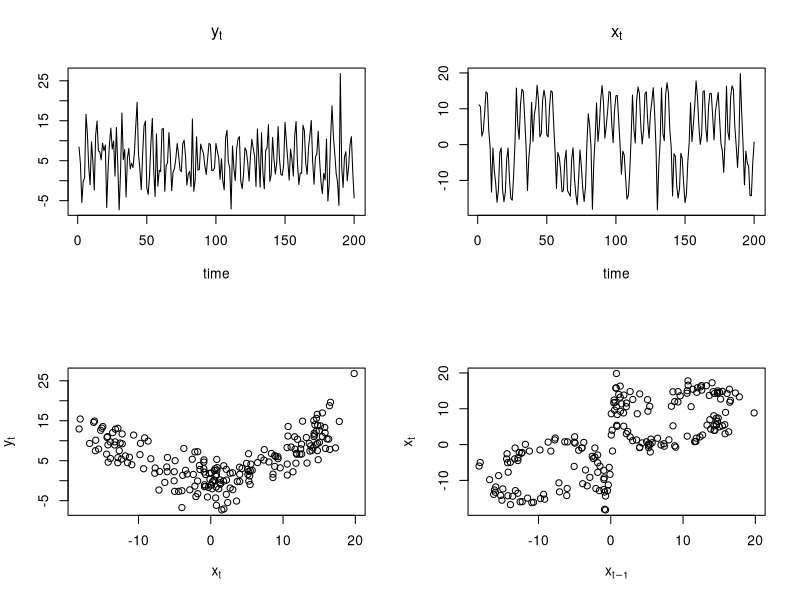

Source code (R): (Note: this script raises an error after producing the figure.)
#################################################################################################
#
#  NON-LINEAR NORMAL DYNAMIC MODEL 
#
#  AUXILIARY PARTICLE FILTER + PARAMETER LEARNING 
#
#################################################################################################
#
# Author : Hedibert Freitas Lopes
#          The University of Chicago Booth School of Business
#          5807 South Woodlawn Avenue
#          Chicago, Illinois, 60637
#          Email : hlopes@Chicagobooth.edu
#
#################################################################################################
G          = function(arg){c(arg[1],arg[1]/(1+arg[1]^2),cos(1.2*arg[2]))}
pri        = function(x,x0,sV0){dnorm(x,x0,sV0)}
likelihood = function(y,x,sig){dnorm(y,x^2/20,sig)}
rlike      = function(x,sig){rnorm(1,x^2/20,sig)}
post       = function(y,x,x0,V0){pri(x,x0,sV0)*likelihood(y,x)}
quant025   = function(x){quantile(x,0.025)}
quant975   = function(x){quantile(x,0.975)}

# Simulating the data
set.seed(12345)
n         = 200
sig2      = 10
tau2      = 1
sig       = sqrt(sig2)
tau       = sqrt(tau2)
beta      = c(0.5,25,8)
pars.true = c(beta,sig2,tau2)
y         = rep(0,n)
x         = rep(0,n)
x0        = 0.1
zero      = 0.0
g         = G(c(x0,zero))
x[1]      = rnorm(1,sum(g*beta),tau)
y[1]      = rlike(x[1],sig)
for (t in 2:n){
  g        = G(c(x[t-1],t-1))
  x[t] = rnorm(1,sum(g*beta),tau)
  y[t]     = rlike(x[t],sig)
}

pdf(file="nonlinear-data.pdf",width=10,height=7)
par(mfrow=c(2,2))
ts.plot(y,xlab="time",ylab="",main=expression(y[t]))
ts.plot(x,xlab="time",ylab="",main=expression(x[t]))
plot(x,y,xlab=expression(x[t]),ylab=expression(y[t]))
plot(x[1:(n-1)],x[2:n],xlab=expression(x[t-1]),ylab=expression(x[t]))
dev.off()

# Prior hyperparameters
# ---------------------
a0  = 3
A0  = 20
b0  = 3
B0  = 2
c0  = c(0.5,25,8)
C0  = c(0.1,16,2)
m0  = 0
V0  = 5

# Liu and West filter
# -------------------
set.seed(8642)
N       = 10000
delta   = 0.99
h2      = 1-((3*delta-1)/(2*delta))^2
a       = sqrt(1-h2)
pars    = cbind(rnorm(N,c0[1],sqrt(C0[1])),rnorm(N,c0[2],sqrt(C0[2])),rnorm(N,c0[3],sqrt(C0[3])),
                log(1/rgamma(N,a0,A0)),log(1/rgamma(N,b0,B0)))
xs  = rnorm(N,m0,sqrt(V0))
ESS     = NULL
xss = NULL
parss   = array(0,c(N,5,n))
ws      = NULL
par(mfrow=c(1,1))
for (t in 1:n){
  m.phi         = apply(phi,2,mean)
  v.par         = var(phi)
  phi.prior     = a*phi+(1-a)*matrix(m.phi,N,5,byrow=T)
  X             = t(apply(cbind(theta,t-1),1,G))
  theta.prior   = apply(X*phi[,1:3],1,sum)
  p             = dnorm(y[t],0.05*theta.prior^2,exp(phi.prior[,4]/2))
  k             = sample(1:N,size=N,replace=T,prob=p)
  phi.post      = phi.prior[k,] + matrix(rnorm(5*N),N,5)%*%chol(h2*vpar)
  X             = t(apply(cbind(theta[k],t-1),1,G))
  theta.post    = rnorm(N,apply(X*phi.post[,1:3],1,sum),exp(phi.post[,5]/2))
  w             = dnorm(y[t],a*theta.post^2,exp(ms1[,4]/2))/likelihood(y[t],mus[k],exp(ms[k,4]/2))
  w      = w/sum(w)
  ind    = sample(1:N,size=N,replace=T,prob=w)
  xs = xt[ind]
  pars   = ms1[ind,]
  xss     = rbind(xss,xs)
  parss[,,t]  = pars
}

mx = apply(xss,1,mean)
lx = apply(xss,1,quant025)
ux = apply(xss,1,quant975)
mpars  = matrix(0,n,5)
lpars  = matrix(0,n,5)
upars  = matrix(0,n,5)
for (i in 1:3){
  mpars[,i] = apply(parss[,i,],2,mean)
  lpars[,i] = apply(parss[,i,],2,quant025)
  upars[,i] = apply(parss[,i,],2,quant975)
}
for (i in 4:5){
  mpars[,i] = apply(exp(parss[,i,]),2,mean)
  lpars[,i] = apply(exp(parss[,i,]),2,quant025)
  upars[,i] = apply(exp(parss[,i,]),2,quant975)
}

par(mfrow=c(2,3))
plot(x,mx,xlab="TRUE",ylab="Posterior mean",main=expression(x[t]),pch=16)
abline(0,1,col=2,lwd=2)
names = c("alpha","beta","gamma","sigma2","tau2")
for (i in 1:5){
  ts.plot(lpars[,i],ylim=range(lpars[,i],upars[,i]),ylab="",main=names[i])
  lines(lpars[,i],col=1)
  lines(mpars[,i],col=1)
  lines(upars[,i],col=1)
  abline(h=pars.true[i],col=2)
}


